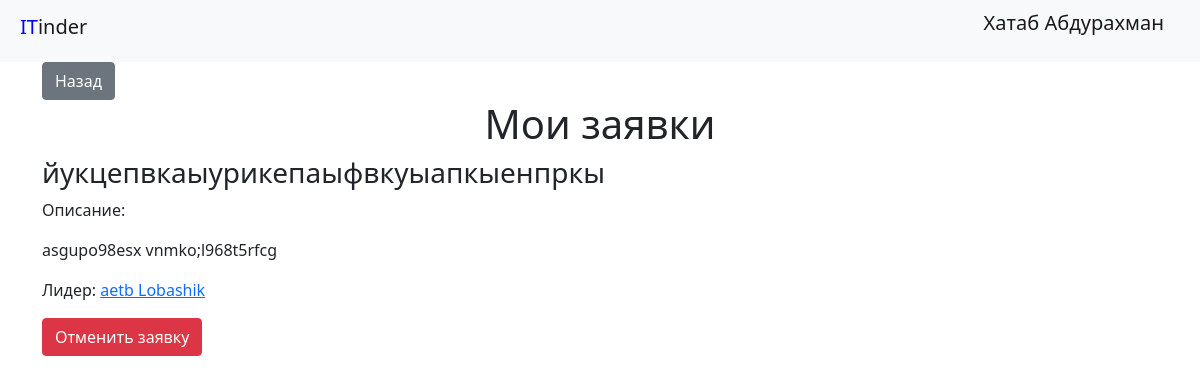
Screenshot of /my_applications (signed in) with the database file from the repository.
### data/users.py (models this page shows, shortened)
class User(SqlAlchemyBase, UserMixin, SerializerMixin):
    __tablename__ = 'users'
    id = sqlalchemy.Column(sqlalchemy.Integer,
                           primary_key=True, autoincrement=True)
    name = sqlalchemy.Column(sqlalchemy.String, nullable=True)
    surname = sqlalchemy.Column(sqlalchemy.String, nullable=True)
    about = sqlalchemy.Column(sqlalchemy.String, nullable=True)
    email = sqlalchemy.Column(sqlalchemy.String,
                              index=True, unique=True, nullable=True)
    age = sqlalchemy.Column(sqlalchemy.Integer, nullable=True)
    hashed_password = sqlalchemy.Column(sqlalchemy.String, nullable=True)
    created_date = sqlalchemy.Column(sqlalchemy.DateTime,
                                     default=datetime.datetime.now)
    project = orm.relation("Projects", back_populates='leader')
    projects = orm.relation('Projects',
                            secondary='users_to_projects',
                            backref='users')

### data/projects.py (models this page shows)
class Projects(SqlAlchemyBase, SerializerMixin):
    __tablename__ = 'projects'
    id = sqlalchemy.Column(sqlalchemy.Integer, primary_key=True,
                           autoincrement=True)
    title = sqlalchemy.Column(sqlalchemy.String, nullable=True)
    team_lead = sqlalchemy.Column(sqlalchemy.Integer,
                                  sqlalchemy.ForeignKey('users.id'))
    count = sqlalchemy.Column(sqlalchemy.Integer, nullable=True)
    created_date = sqlalchemy.Column(sqlalchemy.DateTime,
                                     default=datetime.datetime.now)
    about = sqlalchemy.Column(sqlalchemy.String, nullable=True)
    active = sqlalchemy.Column(sqlalchemy.Boolean, default=True)
    leader = orm.relation('User')
    applications = orm.relation('User',
                                secondary='projects_applications',
                                backref='applications')

### main.py (the view)
@app.route('/my_applications')
@login_required
def my_applications():
    projects = current_user.applications
    return render_template('my_applications.html', title='Отправленные заявки', projects=projects)

### main.py (called while the page is built)
@login_manager.user_loader
def load_user(user_id):
    global db_sess
    return db_sess.query(User).get(user_id)

### templates/my_applications.html
{% extends "base.html" %}
{% block content %}
<a class="btn btn-secondary" href="/persona/{{ current_user.id }}">Назад</a>
    <h1 class="text-center">Мои заявки</h1>
    {% for item in projects%}
        <div>
            <h3>{{ item.title }}</h3>
            <p>Описание:</p>
            <p>{{ item.about }}</p>
            <p>Лидер: <a href="/persona/{{ item.team_lead }}">{{ item.leader.surname }} {{ item.leader.name }}</a></p>
            <a class="btn btn-danger" href="/cansel/{{ item.id }}">Отменить заявку</a>
        </div>
    {% endfor %}
{% endblock %}

### templates/base.html (shortened to what this page needs)
<!doctype html>
    <html lang="en">
    <head>
        <link rel="stylesheet"
        href="https://cdn.jsdelivr.net/npm/bootstrap@5.0.0-beta1/dist/css/bootstrap.min.css"
>
        <link rel="stylesheet" type="text/css" href="{{url_for('static', filename='css/style.css')}}" />
</head>
<body>
<header>
    <nav class="navbar navbar-light bg-light">
        <h1 class="navbar-brand"><span class="head">IT</span>inder</h1>
        <p class="head">
        {% if current_user.is_authenticated %}
            <a class="navbar-brand" href="/persona/{{ current_user.id }}">{{ current_user.name }} {{current_user.surname}}</a>
        {% else %}
                <a class="btn btn-primary " href="/register">Зарегестрироваться</a>
                <a class="btn btn-success" href="/login">Войти</a>
        {% endif %}
    </p>
    </nav>
</header>
<main role="main" class="container">
    {% block content %}{% endblock %}
</main>
</body>
</html>

### static/css/style.css (style rules this page uses)
span.head { color:blue }
h1.navbar-brand { margin-left: 20px; }
p.head { margin-right: 20px; }

### rows the page displays
User: name "Хатаб", surname "Абдурахман"
Projects: title "йукцепвкаыурикепаыфвкуыапкыенпркы", about "asgupo98esx vnmko;l968t5rfcg", leader.surname "aetb", leader.name "Lobashik"
